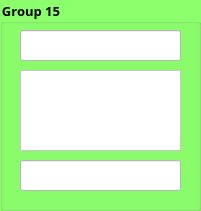
   <widget class="QGroupBox" name="groupBox_16">
    <property name="geometry">
     <rect>
      <x>1000</x>
      <y>480</y>
      <width>201</width>
      <height>211</height>
     </rect>
    </property>
    <property name="font">
     <font>
      <family>Mongolian Baiti</family>
      <pointsize>10</pointsize>
      <weight>75</weight>
      <bold>true</bold>
     </font>
    </property>
    <property name="styleSheet">
     <string notr="true">background-color: rgb(140, 255, 108);</string>
    </property>
    <property name="title">
     <string>Group 15</string>
    </property>
    <widget class="QLineEdit" name="lineEdit_37">
     <property name="geometry">
      <rect>
       <x>20</x>
       <y>30</y>
       <width>161</width>
       <height>31</height>
      </rect>
     </property>
     <property name="styleSheet">
      <string notr="true">background-color: rgb(255, 255, 255);</string>
     </property>
    </widget>
    <widget class="QTextEdit" name="textEdit_19">
     <property name="geometry">
      <rect>
       <x>20</x>
       <y>70</y>
       <width>161</width>
       <height>81</height>
      </rect>
     </property>
     <property name="styleSheet">
      <string notr="true">background-color: rgb(255, 255, 255);</string>
     </property>
     <property name="html">
      <string>&lt;!DOCTYPE HTML PUBLIC &quot;-//W3C//DTD HTML 4.0//EN&quot; &quot;http://www.w3.org/TR/REC-html40/strict.dtd&quot;&gt;
&lt;html&gt;&lt;head&gt;&lt;meta name=&quot;qrichtext&quot; content=&quot;1&quot; /&gt;&lt;style type=&quot;text/css&quot;&gt;
p, li { white-space: pre-wrap; }
&lt;/style&gt;&lt;/head&gt;&lt;body style=&quot; font-family:'MS Shell Dlg 2'; font-size:7.8pt; font-weight:400; font-style:normal;&quot;&gt;
&lt;p style=&quot;-qt-paragraph-type:empty; margin-top:0px; margin-bottom:0px; margin-left:0px; margin-right:0px; -qt-block-indent:0; text-indent:0px;&quot;&gt;&lt;br /&gt;&lt;/p&gt;&lt;/body&gt;&lt;/html&gt;</string>
     </property>
    </widget>
    <widget class="QLineEdit" name="lineEdit_38">
     <property name="geometry">
      <rect>
       <x>20</x>
       <y>160</y>
       <width>161</width>
       <height>31</height>
      </rect>
     </property>
     <property name="styleSheet">
      <string notr="true">background-color: rgb(255, 255, 255);</string>
     </property>
     <property name="alignment">
      <set>Qt::AlignCenter</set>
     </property>
    </widget>
   </widget>
